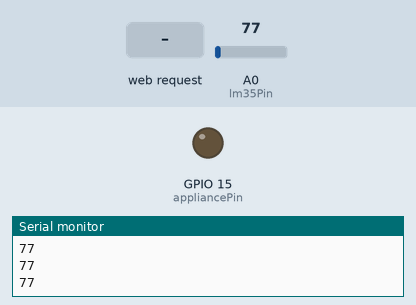
This sketch was run on a simulated ESP8266 (NodeMCU). On the bench: output pins drawn as LEDs (lit = HIGH), the last lines printed to the serial monitor. The test bench sets the inputs (shaded band); at power-on: A0 (lm35Pin) = 77. WiFi joins after 1.5 s; servers stay silent unless stated.

Above: at 2.7 s.
2.8 s: HTTP request GET /toggleLink received
At 3.7 s:
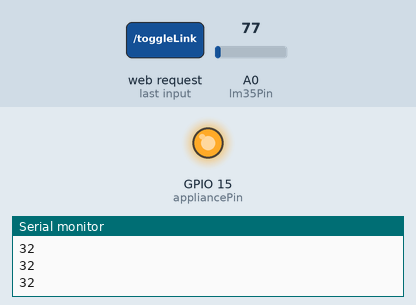
Timing chart, 0 to 5.8 s (numbered marks = the images above; inputs shaded):
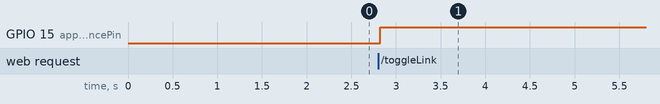

The sketch:

boilerplate-ESP8266-tqui.ino
```cpp
// Libraries
#include <ESP8266WiFi.h>
#include <WiFiClient.h>
#include <ESP8266WebServer.h>

// Pin definition
#define lm35Pin A0
#define appliancePin 15

// Replace with your network credentials
const char *ssid = "<Your WiFI SSID>";
const char *password = "<Your WiFI Password>";

// Millis Timer
unsigned long previousMillis = 0;
const long interval = 50;

// Web UI variables
String page = "";
String text = "";

// Logic variables
int tempValue = 0;
float cel;
String appStatus = "OFF";

//instantiate server at port 80 (http port)
ESP8266WebServer server(80);

void setup()
{
  // Pin Initialization
  pinMode(appliancePin, OUTPUT);

//  digitalWrite(appliancePin, LOW);

  Serial.begin(9600);
  delay(1);
  WiFi.begin(ssid, password); //begin WiFi connection

  // Wait for connection
  Serial.println("");
  while (WiFi.status() != WL_CONNECTED)
  {
    delay(500);
    Serial.print(".");
  }

  Serial.println("");
  Serial.print("Connected to ");
  Serial.println(ssid);
  Serial.print("IP address: ");
  Serial.println(WiFi.localIP());

  server.on("/data.txt", []() {
    text = (String)cel + "|" + appStatus;
    server.send(200, "text/html", text);
  });

  server.on("/", []() {
    page = "<h1>ESP8266 Web UI + AJAX Boilerplate</h1>\n";
    page += "<h2>Analog Check</h2>\n";
    page += "<h3 style=\"display:inline-block; margin-right:5px;\">Temperature:</h3>\n";
    page += "<h3 style=\"display:inline-block;\" id=\"analog-data\">""</h3>\r\n";
    page += "<h2>Digital Check</h2>\n";
    page += "<h3 style=\"display:inline-block; margin-right:5px;\">Appliance:</h3>\n";
    page += "<h3 style=\"display:inline-block;\" id=\"digital-data\">""</h3>\r\n";
    page += "<a href=\"toggleLink\">Toggle</a>\n";
    page += "<script>\r\n";
    page += "var x = setInterval(function() {loadData(\"data.txt\",updateData)}, 1000);\r\n";

    page += "function loadData(url, callback){\r\n";
    page += "var xhttp = new XMLHttpRequest();\r\n";
    page += "xhttp.onreadystatechange = function(){\r\n";
    page += " if(this.readyState == 4 && this.status == 200){\r\n";
    page += " callback.apply(xhttp);\r\n";
    page += " }\r\n";
    page += "};\r\n";
    page += "xhttp.open(\"GET\", url, true);\r\n";
    page += "xhttp.send();\r\n";
    page += "}\r\n";

    page += "function updateData(){\r\n";
    page += "let data = this.responseText.split('|')\n";
    page += "let temp = data[0]\n";
    page += "document.getElementById(\"analog-data\").innerHTML = temp;\r\n";
    page += "let relay = data[1]\n";
    page += "document.getElementById(\"digital-data\").innerHTML = relay;\r\n";
    page += "}\r\n";
    page += "</script>\r\n";

    server.send(200, "text/html", page);
  });

  server.on("/toggleLink", TogglePin);
  server.begin();
  Serial.println("Web server started!");
}

void loop()
{
  unsigned long currentMillis = millis();
  if (currentMillis - previousMillis >= interval)
  {
    previousMillis = currentMillis;

    int analogValue = analogRead(lm35Pin);
    int digitalValue = digitalRead(appliancePin);

    if (digitalValue == HIGH){
      analogValue -= 45;
    }

    Serial.println(analogValue);

    cel = getCelsius(analogValue, digitalValue);

    if (digitalValue == HIGH)
    {
      appStatus = "ON";
    }
    else
    {
      appStatus = "OFF";
    }

    server.handleClient();
  }
}
```

ComputeCelsius.ino
```cpp
float getCelsius(int rawAnalog, int rawDigital){
  float millivolts = (rawAnalog/1024.0) * 3300; //3300 is the voltage provided by NodeMCU
  float celsius = millivolts/10 - 8;

  return celsius;
}
```

TogglePin.ino
```cpp
void TogglePin()
{
  digitalWrite(appliancePin, !digitalRead(appliancePin));
  delay(1);
  server.sendHeader("Location", String("/"), true);
  server.send(302, "text/plain", "");
}
```

Measured:
- after the input at 2.8 s, GPIO 15 (appliancePin): LOW → HIGH at once
